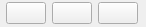
<?xml version="1.0" encoding="UTF-8"?>
<ui version="4.0">
 <class>ParamEditDouble</class>
 <widget class="QWidget" name="ParamEditDouble">
  <property name="geometry">
   <rect>
    <x>0</x>
    <y>0</y>
    <width>146</width>
    <height>27</height>
   </rect>
  </property>
  <property name="windowTitle">
   <string>Form</string>
  </property>
  <layout class="QVBoxLayout" name="verticalLayout">
   <property name="leftMargin">
    <number>0</number>
   </property>
   <property name="topMargin">
    <number>0</number>
   </property>
   <property name="rightMargin">
    <number>0</number>
   </property>
   <property name="bottomMargin">
    <number>0</number>
   </property>
   <item>
    <layout class="QHBoxLayout" name="mainLayout">
     <property name="spacing">
      <number>0</number>
     </property>
     <item>
      <widget class="QPushButton" name="readButton">
       <property name="sizePolicy">
        <sizepolicy hsizetype="Fixed" vsizetype="Fixed">
         <horstretch>0</horstretch>
         <verstretch>0</verstretch>
        </sizepolicy>
       </property>
       <property name="toolTip">
        <string>Read current setting</string>
       </property>
       <property name="text">
        <string/>
       </property>
      </widget>
     </item>
     <item>
      <widget class="QPushButton" name="readDefaultButton">
       <property name="sizePolicy">
        <sizepolicy hsizetype="Fixed" vsizetype="Fixed">
         <horstretch>0</horstretch>
         <verstretch>0</verstretch>
        </sizepolicy>
       </property>
       <property name="toolTip">
        <string>Read default setting</string>
       </property>
       <property name="text">
        <string/>
       </property>
      </widget>
     </item>
     <item>
      <widget class="QPushButton" name="helpButton">
       <property name="sizePolicy">
        <sizepolicy hsizetype="Fixed" vsizetype="Fixed">
         <horstretch>0</horstretch>
         <verstretch>0</verstretch>
        </sizepolicy>
       </property>
       <property name="toolTip">
        <string>Show help</string>
       </property>
       <property name="text">
        <string/>
       </property>
      </widget>
     </item>
    </layout>
   </item>
  </layout>
 </widget>
 <resources/>
 <connections/>
</ui>
